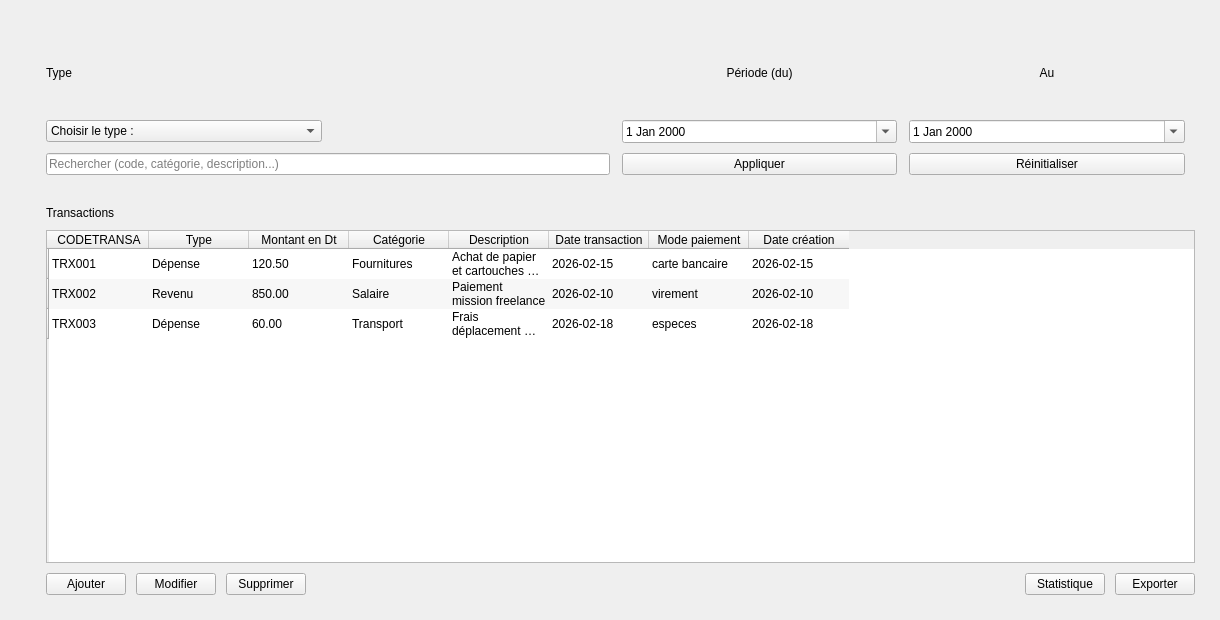
            <widget class="QWidget" name="finance">
             <widget class="QFrame" name="CardFilter">
              <property name="geometry">
               <rect>
                <x>30</x>
                <y>20</y>
                <width>1171</width>
                <height>171</height>
               </rect>
              </property>
              <property name="frameShape">
               <enum>QFrame::Shape::NoFrame</enum>
              </property>
              <layout class="QGridLayout" name="filterGrid">
               <property name="leftMargin">
                <number>16</number>
               </property>
               <property name="topMargin">
                <number>16</number>
               </property>
               <property name="rightMargin">
                <number>16</number>
               </property>
               <property name="bottomMargin">
                <number>16</number>
               </property>
               <property name="horizontalSpacing">
                <number>12</number>
               </property>
               <property name="verticalSpacing">
                <number>10</number>
               </property>
               <item row="1" column="0">
                <widget class="QComboBox" name="CbType">
                 <item>
                  <property name="text">
                   <string>Choisir le type :</string>
                  </property>
                 </item>
                 <item>
                  <property name="text">
                   <string>Dépense</string>
                  </property>
                 </item>
                 <item>
                  <property name="text">
                   <string>Revenu</string>
                  </property>
                 </item>
                </widget>
               </item>
               <item row="1" column="2">
                <widget class="QDateEdit" name="DateFrom">
                 <property name="calendarPopup">
                  <bool>true</bool>
                 </property>
                </widget>
               </item>
               <item row="2" column="3">
                <widget class="QPushButton" name="BtnReset">
                 <property name="text">
                  <string>Réinitialiser</string>
                 </property>
                </widget>
               </item>
               <item row="0" column="3">
                <widget class="QLabel" name="LblTo">
                 <property name="text">
                  <string>Au</string>
                 </property>
                 <property name="alignment">
                  <set>Qt::AlignmentFlag::AlignCenter</set>
                 </property>
                </widget>
               </item>
               <item row="0" column="2">
                <widget class="QLabel" name="LblFrom">
                 <property name="text">
                  <string>Période (du)</string>
                 </property>
                 <property name="alignment">
                  <set>Qt::AlignmentFlag::AlignCenter</set>
                 </property>
                </widget>
               </item>
               <item row="2" column="2">
                <widget class="QPushButton" name="BtnApply">
                 <property name="text">
                  <string>Appliquer</string>
                 </property>
                </widget>
               </item>
               <item row="2" column="0" colspan="2">
                <widget class="QLineEdit" name="EdSearch">
                 <property name="placeholderText">
                  <string>Rechercher (code, catégorie, description...)</string>
                 </property>
                </widget>
               </item>
               <item row="1" column="3">
                <widget class="QDateEdit" name="DateTo">
                 <property name="calendarPopup">
                  <bool>true</bool>
                 </property>
                </widget>
               </item>
               <item row="0" column="0">
                <widget class="QLabel" name="LblType">
                 <property name="text">
                  <string>Type</string>
                 </property>
                </widget>
               </item>
              </layout>
             </widget>
             <widget class="QFrame" name="CardTable">
              <property name="geometry">
               <rect>
                <x>30</x>
                <y>190</y>
                <width>1181</width>
                <height>421</height>
               </rect>
              </property>
              <property name="frameShape">
               <enum>QFrame::Shape::NoFrame</enum>
              </property>
              <layout class="QVBoxLayout" name="tableCardLayout">
               <property name="spacing">
                <number>10</number>
               </property>
               <property name="leftMargin">
                <number>16</number>
               </property>
               <property name="topMargin">
                <number>16</number>
               </property>
               <property name="rightMargin">
                <number>16</number>
               </property>
               <property name="bottomMargin">
                <number>16</number>
               </property>
               <item>
                <widget class="QLabel" name="TableTitle">
                 <property name="text">
                  <string>Transactions</string>
                 </property>
                </widget>
               </item>
               <item>
                <widget class="QTableWidget" name="TableFinance">
                 <property name="editTriggers">
                  <set>QAbstractItemView::EditTrigger::NoEditTriggers</set>
                 </property>
                 <property name="alternatingRowColors">
                  <bool>true</bool>
                 </property>
                 <property name="selectionBehavior">
                  <enum>QAbstractItemView::SelectionBehavior::SelectRows</enum>
                 </property>
                 <property name="showGrid">
                  <bool>false</bool>
                 </property>
                 <property name="sortingEnabled">
                  <bool>true</bool>
                 </property>
                 <property name="cornerButtonEnabled">
                  <bool>false</bool>
                 </property>
                 <property name="rowCount">
                  <number>3</number>
                 </property>
                 <property name="columnCount">
                  <number>8</number>
                 </property>
                 <row>
                  <property name="text">
                   <string/>
                  </property>
                 </row>
                 <row>
                  <property name="text">
                   <string/>
                  </property>
                 </row>
                 <row>
                  <property name="text">
                   <string/>
                  </property>
                 </row>
                 <column>
                  <property name="text">
                   <string>CODETRANSA</string>
                  </property>
                 </column>
                 <column>
                  <property name="text">
                   <string>Type</string>
                  </property>
                 </column>
                 <column>
                  <property name="text">
                   <string>Montant en Dt</string>
                  </property>
                 </column>
                 <column>
                  <property name="text">
                   <string>Catégorie</string>
                  </property>
                 </column>
                 <column>
                  <property name="text">
                   <string>Description</string>
                  </property>
                 </column>
                 <column>
                  <property name="text">
                   <string>Date transaction</string>
                  </property>
                 </column>
                 <column>
                  <property name="text">
                   <string>Mode paiement</string>
                  </property>
                 </column>
                 <column>
                  <property name="text">
                   <string>Date création</string>
                  </property>
                 </column>
                 <item row="0" column="0">
                  <property name="text">
                   <string>TRX001</string>
                  </property>
                 </item>
                 <item row="0" column="1">
                  <property name="text">
                   <string>Dépense</string>
                  </property>
                 </item>
                 <item row="0" column="2">
                  <property name="text">
                   <string>120.50</string>
                  </property>
                 </item>
                 <item row="0" column="3">
                  <property name="text">
                   <string>Fournitures</string>
                  </property>
                 </item>
                 <item row="0" column="4">
                  <property name="text">
                   <string>Achat de papier et cartouches d’encre</string>
                  </property>
                 </item>
                 <item row="0" column="5">
                  <property name="text">
                   <string>2026-02-15</string>
                  </property>
                 </item>
                 <item row="0" column="6">
                  <property name="text">
                   <string>carte bancaire</string>
                  </property>
                 </item>
                 <item row="0" column="7">
                  <property name="text">
                   <string>2026-02-15</string>
                  </property>
                 </item>
                 <item row="1" column="0">
                  <property name="text">
                   <string>TRX002</string>
                  </property>
                 </item>
                 <item row="1" column="1">
                  <property name="text">
                   <string>Revenu</string>
                  </property>
                 </item>
                 <item row="1" column="2">
                  <property name="text">
                   <string>850.00</string>
                  </property>
                 </item>
                 <item row="1" column="3">
                  <property name="text">
                   <string>Salaire</string>
                  </property>
                 </item>
                 <item row="1" column="4">
                  <property name="text">
                   <string>Paiement mission freelance</string>
                  </property>
                 </item>
                 <item row="1" column="5">
                  <property name="text">
                   <string>2026-02-10</string>
                  </property>
                 </item>
                 <item row="1" column="6">
                  <property name="text">
                   <string>virement</string>
                  </property>
                 </item>
                 <item row="1" column="7">
                  <property name="text">
                   <string>2026-02-10</string>
                  </property>
                 </item>
                 <item row="2" column="0">
                  <property name="text">
                   <string>TRX003</string>
                  </property>
                 </item>
                 <item row="2" column="1">
                  <property name="text">
                   <string>Dépense</string>
                  </property>
                 </item>
                 <item row="2" column="2">
                  <property name="text">
                   <string>60.00</string>
                  </property>
                 </item>
                 <item row="2" column="3">
                  <property name="text">
                   <string>Transport</string>
                  </property>
                 </item>
                 <item row="2" column="4">
                  <property name="text">
                   <string>Frais déplacement client</string>
                  </property>
                 </item>
                 <item row="2" column="5">
                  <property name="text">
                   <string>2026-02-18</string>
                  </property>
                 </item>
                 <item row="2" column="6">
                  <property name="text">
                   <string>especes</string>
                  </property>
                 </item>
                 <item row="2" column="7">
                  <property name="text">
                   <string>2026-02-18</string>
                  </property>
                 </item>
                </widget>
               </item>
               <item>
                <layout class="QHBoxLayout" name="tableActions">
                 <property name="spacing">
                  <number>10</number>
                 </property>
                 <item>
                  <widget class="QPushButton" name="BtnAdd">
                   <property name="text">
                    <string>Ajouter</string>
                   </property>
                  </widget>
                 </item>
                 <item>
                  <widget class="QPushButton" name="BtnEdit">
                   <property name="text">
                    <string>Modifier</string>
                   </property>
                  </widget>
                 </item>
                 <item>
                  <widget class="QPushButton" name="BtnDelete">
                   <property name="text">
                    <string>Supprimer</string>
                   </property>
                  </widget>
                 </item>
                 <item>
                  <spacer name="tableActionsSpacer">
                   <property name="orientation">
                    <enum>Qt::Orientation::Horizontal</enum>
                   </property>
                   <property name="sizeHint" stdset="0">
                    <size>
                     <width>40</width>
                     <height>20</height>
                    </size>
                   </property>
                  </spacer>
                 </item>
                 <item>
                  <widget class="QPushButton" name="BtnAdd_4">
                   <property name="text">
                    <string>Statistique</string>
                   </property>
                  </widget>
                 </item>
                 <item>
                  <widget class="QPushButton" name="BtnExport">
                   <property name="text">
                    <string>Exporter</string>
                   </property>
                  </widget>
                 </item>
                </layout>
               </item>
              </layout>
             </widget>
            </widget>
